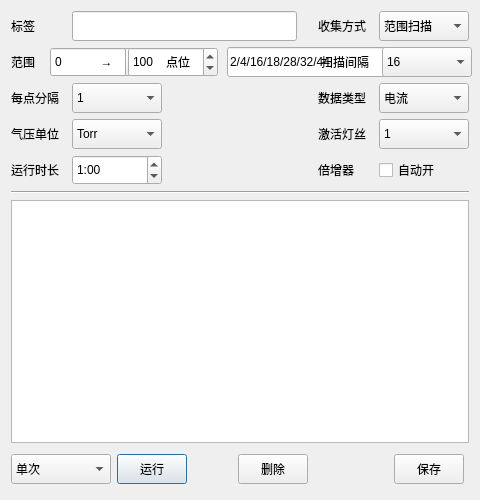
<?xml version="1.0" encoding="UTF-8"?>
<ui version="4.0">
 <class>RecipeDlg</class>
 <widget class="QDialog" name="RecipeDlg">
  <property name="geometry">
   <rect>
    <x>0</x>
    <y>0</y>
    <width>480</width>
    <height>500</height>
   </rect>
  </property>
  <property name="minimumSize">
   <size>
    <width>480</width>
    <height>500</height>
   </size>
  </property>
  <property name="maximumSize">
   <size>
    <width>16777215</width>
    <height>16777215</height>
   </size>
  </property>
  <property name="windowTitle">
   <string>Recipe</string>
  </property>
  <property name="windowIcon">
   <iconset resource="../resources/resources.qrc">
    <normaloff>:/Resource/Picture/svg/tune.svg</normaloff>:/Resource/Picture/svg/tune.svg</iconset>
  </property>
  <layout class="QGridLayout" name="gridLayout">
   <item row="0" column="0">
    <layout class="QHBoxLayout" name="horizontalLayout_16">
     <item>
      <layout class="QHBoxLayout" name="horizontalLayout_4">
       <item>
        <widget class="QLabel" name="label_4">
         <property name="minimumSize">
          <size>
           <width>55</width>
           <height>30</height>
          </size>
         </property>
         <property name="maximumSize">
          <size>
           <width>55</width>
           <height>30</height>
          </size>
         </property>
         <property name="text">
          <string>标签</string>
         </property>
        </widget>
       </item>
       <item>
        <widget class="QLineEdit" name="le_name">
         <property name="minimumSize">
          <size>
           <width>225</width>
           <height>30</height>
          </size>
         </property>
         <property name="maximumSize">
          <size>
           <width>225</width>
           <height>30</height>
          </size>
         </property>
        </widget>
       </item>
      </layout>
     </item>
     <item>
      <spacer name="horizontalSpacer_13">
       <property name="orientation">
        <enum>Qt::Horizontal</enum>
       </property>
       <property name="sizeHint" stdset="0">
        <size>
         <width>40</width>
         <height>20</height>
        </size>
       </property>
      </spacer>
     </item>
     <item>
      <layout class="QHBoxLayout" name="horizontalLayout_3">
       <item>
        <widget class="QLabel" name="label_5">
         <property name="minimumSize">
          <size>
           <width>55</width>
           <height>30</height>
          </size>
         </property>
         <property name="maximumSize">
          <size>
           <width>55</width>
           <height>30</height>
          </size>
         </property>
         <property name="text">
          <string>收集方式</string>
         </property>
        </widget>
       </item>
       <item>
        <widget class="QComboBox" name="cb_method">
         <property name="minimumSize">
          <size>
           <width>90</width>
           <height>30</height>
          </size>
         </property>
         <property name="maximumSize">
          <size>
           <width>90</width>
           <height>30</height>
          </size>
         </property>
         <property name="toolTip">
          <string>Scan method.</string>
         </property>
         <item>
          <property name="text">
           <string>范围扫描</string>
          </property>
         </item>
         <item>
          <property name="text">
           <string>点位选择</string>
          </property>
         </item>
        </widget>
       </item>
      </layout>
     </item>
    </layout>
   </item>
   <item row="1" column="0">
    <layout class="QHBoxLayout" name="horizontalLayout_11">
     <item>
      <layout class="QHBoxLayout" name="horizontalLayout_8">
       <item>
        <widget class="QLabel" name="lb_range">
         <property name="minimumSize">
          <size>
           <width>55</width>
           <height>30</height>
          </size>
         </property>
         <property name="maximumSize">
          <size>
           <width>55</width>
           <height>30</height>
          </size>
         </property>
         <property name="text">
          <string>范围</string>
         </property>
        </widget>
       </item>
       <item>
        <widget class="QSpinBox" name="sb_start">
         <property name="minimumSize">
          <size>
           <width>90</width>
           <height>30</height>
          </size>
         </property>
         <property name="maximumSize">
          <size>
           <width>90</width>
           <height>30</height>
          </size>
         </property>
         <property name="toolTip">
          <string>Mass begin.</string>
         </property>
         <property name="minimum">
          <number>0</number>
         </property>
         <property name="maximum">
          <number>199</number>
         </property>
        </widget>
       </item>
       <item>
        <widget class="QLabel" name="lb_arrow">
         <property name="minimumSize">
          <size>
           <width>35</width>
           <height>30</height>
          </size>
         </property>
         <property name="maximumSize">
          <size>
           <width>35</width>
           <height>30</height>
          </size>
         </property>
         <property name="text">
          <string>→</string>
         </property>
         <property name="alignment">
          <set>Qt::AlignCenter</set>
         </property>
        </widget>
       </item>
       <item>
        <widget class="QSpinBox" name="sb_end">
         <property name="minimumSize">
          <size>
           <width>90</width>
           <height>30</height>
          </size>
         </property>
         <property name="maximumSize">
          <size>
           <width>90</width>
           <height>30</height>
          </size>
         </property>
         <property name="toolTip">
          <string>Mass end.</string>
         </property>
         <property name="minimum">
          <number>1</number>
         </property>
         <property name="maximum">
          <number>200</number>
         </property>
         <property name="value">
          <number>100</number>
         </property>
        </widget>
       </item>
      </layout>
     </item>
     <item>
      <layout class="QHBoxLayout" name="horizontalLayout_10">
       <item>
        <widget class="QLabel" name="lb_points">
         <property name="minimumSize">
          <size>
           <width>55</width>
           <height>30</height>
          </size>
         </property>
         <property name="maximumSize">
          <size>
           <width>55</width>
           <height>30</height>
          </size>
         </property>
         <property name="text">
          <string>点位</string>
         </property>
        </widget>
       </item>
       <item>
        <widget class="QLineEdit" name="le_points">
         <property name="sizePolicy">
          <sizepolicy hsizetype="Maximum" vsizetype="Fixed">
           <horstretch>0</horstretch>
           <verstretch>0</verstretch>
          </sizepolicy>
         </property>
         <property name="minimumSize">
          <size>
           <width>225</width>
           <height>30</height>
          </size>
         </property>
         <property name="maximumSize">
          <size>
           <width>225</width>
           <height>30</height>
          </size>
         </property>
         <property name="toolTip">
          <string>Mass points.</string>
         </property>
         <property name="text">
          <string>2/4/16/18/28/32/44</string>
         </property>
        </widget>
       </item>
      </layout>
     </item>
     <item>
      <spacer name="horizontalSpacer">
       <property name="orientation">
        <enum>Qt::Horizontal</enum>
       </property>
       <property name="sizeHint" stdset="0">
        <size>
         <width>40</width>
         <height>20</height>
        </size>
       </property>
      </spacer>
     </item>
     <item>
      <layout class="QHBoxLayout" name="horizontalLayout_5">
       <item>
        <widget class="QLabel" name="label_7">
         <property name="minimumSize">
          <size>
           <width>55</width>
           <height>30</height>
          </size>
         </property>
         <property name="maximumSize">
          <size>
           <width>55</width>
           <height>30</height>
          </size>
         </property>
         <property name="text">
          <string>扫描间隔</string>
         </property>
        </widget>
       </item>
       <item>
        <widget class="QComboBox" name="cb_dwell">
         <property name="minimumSize">
          <size>
           <width>90</width>
           <height>30</height>
          </size>
         </property>
         <property name="maximumSize">
          <size>
           <width>90</width>
           <height>30</height>
          </size>
         </property>
         <property name="toolTip">
          <string>Point dwell time(ms).</string>
         </property>
         <property name="currentIndex">
          <number>2</number>
         </property>
         <item>
          <property name="text">
           <string>4</string>
          </property>
         </item>
         <item>
          <property name="text">
           <string>8</string>
          </property>
         </item>
         <item>
          <property name="text">
           <string>16</string>
          </property>
         </item>
         <item>
          <property name="text">
           <string>32</string>
          </property>
         </item>
         <item>
          <property name="text">
           <string>64</string>
          </property>
         </item>
         <item>
          <property name="text">
           <string>128</string>
          </property>
         </item>
         <item>
          <property name="text">
           <string>256</string>
          </property>
         </item>
        </widget>
       </item>
      </layout>
     </item>
    </layout>
   </item>
   <item row="2" column="0">
    <layout class="QHBoxLayout" name="horizontalLayout_15">
     <item>
      <layout class="QHBoxLayout" name="horizontalLayout_6">
       <item>
        <widget class="QLabel" name="label_11">
         <property name="minimumSize">
          <size>
           <width>55</width>
           <height>30</height>
          </size>
         </property>
         <property name="maximumSize">
          <size>
           <width>55</width>
           <height>30</height>
          </size>
         </property>
         <property name="text">
          <string>每点分隔</string>
         </property>
        </widget>
       </item>
       <item>
        <widget class="QComboBox" name="cb_ppamu">
         <property name="minimumSize">
          <size>
           <width>90</width>
           <height>30</height>
          </size>
         </property>
         <property name="maximumSize">
          <size>
           <width>90</width>
           <height>30</height>
          </size>
         </property>
         <property name="toolTip">
          <string>Points per amu.</string>
         </property>
         <property name="currentIndex">
          <number>0</number>
         </property>
         <item>
          <property name="text">
           <string>1</string>
          </property>
         </item>
         <item>
          <property name="text">
           <string>5</string>
          </property>
         </item>
         <item>
          <property name="text">
           <string>10</string>
          </property>
         </item>
        </widget>
       </item>
      </layout>
     </item>
     <item>
      <spacer name="horizontalSpacer_15">
       <property name="orientation">
        <enum>Qt::Horizontal</enum>
       </property>
       <property name="sizeHint" stdset="0">
        <size>
         <width>40</width>
         <height>20</height>
        </size>
       </property>
      </spacer>
     </item>
     <item>
      <layout class="QHBoxLayout" name="horizontalLayout_2">
       <item>
        <widget class="QLabel" name="label_6">
         <property name="minimumSize">
          <size>
           <width>55</width>
           <height>30</height>
          </size>
         </property>
         <property name="maximumSize">
          <size>
           <width>55</width>
           <height>30</height>
          </size>
         </property>
         <property name="text">
          <string>数据类型</string>
         </property>
        </widget>
       </item>
       <item>
        <widget class="QComboBox" name="cb_unitreport">
         <property name="minimumSize">
          <size>
           <width>90</width>
           <height>30</height>
          </size>
         </property>
         <property name="maximumSize">
          <size>
           <width>80</width>
           <height>30</height>
          </size>
         </property>
         <property name="toolTip">
          <string>Report unit type.</string>
         </property>
         <item>
          <property name="text">
           <string>电流</string>
          </property>
         </item>
         <item>
          <property name="text">
           <string>分压</string>
          </property>
         </item>
        </widget>
       </item>
      </layout>
     </item>
    </layout>
   </item>
   <item row="3" column="0">
    <layout class="QHBoxLayout" name="horizontalLayout_14">
     <item>
      <layout class="QHBoxLayout" name="horizontalLayout_12">
       <item>
        <widget class="QLabel" name="label_10">
         <property name="minimumSize">
          <size>
           <width>55</width>
           <height>30</height>
          </size>
         </property>
         <property name="maximumSize">
          <size>
           <width>55</width>
           <height>30</height>
          </size>
         </property>
         <property name="text">
          <string>气压单位</string>
         </property>
        </widget>
       </item>
       <item>
        <widget class="QComboBox" name="cb_unitpressure">
         <property name="minimumSize">
          <size>
           <width>90</width>
           <height>30</height>
          </size>
         </property>
         <property name="maximumSize">
          <size>
           <width>90</width>
           <height>30</height>
          </size>
         </property>
         <property name="toolTip">
          <string>Pressure unit for total pressure and partial pressure.</string>
         </property>
         <item>
          <property name="text">
           <string>Torr</string>
          </property>
         </item>
         <item>
          <property name="text">
           <string>mBar</string>
          </property>
         </item>
         <item>
          <property name="text">
           <string>Pa</string>
          </property>
         </item>
        </widget>
       </item>
      </layout>
     </item>
     <item>
      <spacer name="horizontalSpacer_14">
       <property name="orientation">
        <enum>Qt::Horizontal</enum>
       </property>
       <property name="sizeHint" stdset="0">
        <size>
         <width>40</width>
         <height>20</height>
        </size>
       </property>
      </spacer>
     </item>
     <item>
      <layout class="QHBoxLayout" name="horizontalLayout_17">
       <item>
        <widget class="QLabel" name="label_12">
         <property name="minimumSize">
          <size>
           <width>55</width>
           <height>30</height>
          </size>
         </property>
         <property name="maximumSize">
          <size>
           <width>55</width>
           <height>30</height>
          </size>
         </property>
         <property name="text">
          <string>激活灯丝</string>
         </property>
        </widget>
       </item>
       <item>
        <widget class="QComboBox" name="cb_flmt">
         <property name="minimumSize">
          <size>
           <width>90</width>
           <height>30</height>
          </size>
         </property>
         <property name="maximumSize">
          <size>
           <width>80</width>
           <height>30</height>
          </size>
         </property>
         <property name="toolTip">
          <string>Filament index for this recipe.</string>
         </property>
         <item>
          <property name="text">
           <string>1</string>
          </property>
         </item>
         <item>
          <property name="text">
           <string>2</string>
          </property>
         </item>
        </widget>
       </item>
      </layout>
     </item>
    </layout>
   </item>
   <item row="4" column="0">
    <layout class="QHBoxLayout" name="horizontalLayout_13">
     <item>
      <layout class="QHBoxLayout" name="horizontalLayout_7">
       <item>
        <widget class="QLabel" name="label_9">
         <property name="minimumSize">
          <size>
           <width>55</width>
           <height>30</height>
          </size>
         </property>
         <property name="maximumSize">
          <size>
           <width>55</width>
           <height>30</height>
          </size>
         </property>
         <property name="text">
          <string>运行时长</string>
         </property>
        </widget>
       </item>
       <item>
        <widget class="QTimeEdit" name="te_time">
         <property name="minimumSize">
          <size>
           <width>90</width>
           <height>30</height>
          </size>
         </property>
         <property name="maximumSize">
          <size>
           <width>90</width>
           <height>30</height>
          </size>
         </property>
         <property name="toolTip">
          <string>Recipe run time.</string>
         </property>
         <property name="maximumTime">
          <time>
           <hour>23</hour>
           <minute>59</minute>
           <second>59</second>
          </time>
         </property>
         <property name="minimumTime">
          <time>
           <hour>0</hour>
           <minute>0</minute>
           <second>0</second>
          </time>
         </property>
         <property name="displayFormat">
          <string>H:mm</string>
         </property>
         <property name="timeSpec">
          <enum>Qt::LocalTime</enum>
         </property>
         <property name="time">
          <time>
           <hour>1</hour>
           <minute>0</minute>
           <second>0</second>
          </time>
         </property>
        </widget>
       </item>
      </layout>
     </item>
     <item>
      <spacer name="horizontalSpacer_12">
       <property name="orientation">
        <enum>Qt::Horizontal</enum>
       </property>
       <property name="sizeHint" stdset="0">
        <size>
         <width>40</width>
         <height>20</height>
        </size>
       </property>
      </spacer>
     </item>
     <item>
      <layout class="QHBoxLayout" name="horizontalLayout">
       <item>
        <widget class="QLabel" name="label_8">
         <property name="minimumSize">
          <size>
           <width>55</width>
           <height>30</height>
          </size>
         </property>
         <property name="maximumSize">
          <size>
           <width>55</width>
           <height>30</height>
          </size>
         </property>
         <property name="text">
          <string>倍增器</string>
         </property>
        </widget>
       </item>
       <item>
        <widget class="QCheckBox" name="cb_emauto">
         <property name="minimumSize">
          <size>
           <width>90</width>
           <height>30</height>
          </size>
         </property>
         <property name="maximumSize">
          <size>
           <width>90</width>
           <height>30</height>
          </size>
         </property>
         <property name="toolTip">
          <string>EM operation method.</string>
         </property>
         <property name="text">
          <string>自动开</string>
         </property>
        </widget>
       </item>
      </layout>
     </item>
    </layout>
   </item>
   <item row="5" column="0">
    <widget class="Line" name="line">
     <property name="minimumSize">
      <size>
       <width>10</width>
       <height>0</height>
      </size>
     </property>
     <property name="orientation">
      <enum>Qt::Horizontal</enum>
     </property>
    </widget>
   </item>
   <item row="6" column="0">
    <widget class="QTableWidget" name="tbl_recipe"/>
   </item>
   <item row="7" column="0">
    <layout class="QHBoxLayout" name="horizontalLayout_9">
     <property name="topMargin">
      <number>5</number>
     </property>
     <property name="rightMargin">
      <number>5</number>
     </property>
     <property name="bottomMargin">
      <number>5</number>
     </property>
     <item>
      <layout class="QHBoxLayout" name="horizontalLayout_18">
       <item>
        <widget class="QComboBox" name="cb_run">
         <property name="minimumSize">
          <size>
           <width>100</width>
           <height>30</height>
          </size>
         </property>
         <property name="maximumSize">
          <size>
           <width>100</width>
           <height>30</height>
          </size>
         </property>
         <property name="toolTip">
          <string>Run method.</string>
         </property>
         <item>
          <property name="text">
           <string>单次</string>
          </property>
         </item>
         <item>
          <property name="text">
           <string>连续</string>
          </property>
         </item>
        </widget>
       </item>
      </layout>
     </item>
     <item>
      <widget class="QPushButton" name="btn_run">
       <property name="minimumSize">
        <size>
         <width>70</width>
         <height>30</height>
        </size>
       </property>
       <property name="maximumSize">
        <size>
         <width>70</width>
         <height>30</height>
        </size>
       </property>
       <property name="text">
        <string>运行</string>
       </property>
      </widget>
     </item>
     <item>
      <spacer name="horizontalSpacer_5">
       <property name="orientation">
        <enum>Qt::Horizontal</enum>
       </property>
       <property name="sizeType">
        <enum>QSizePolicy::Expanding</enum>
       </property>
       <property name="sizeHint" stdset="0">
        <size>
         <width>40</width>
         <height>20</height>
        </size>
       </property>
      </spacer>
     </item>
     <item>
      <widget class="QPushButton" name="btn_del">
       <property name="minimumSize">
        <size>
         <width>70</width>
         <height>30</height>
        </size>
       </property>
       <property name="maximumSize">
        <size>
         <width>70</width>
         <height>30</height>
        </size>
       </property>
       <property name="text">
        <string>删除</string>
       </property>
      </widget>
     </item>
     <item>
      <spacer name="horizontalSpacer_8">
       <property name="orientation">
        <enum>Qt::Horizontal</enum>
       </property>
       <property name="sizeType">
        <enum>QSizePolicy::Fixed</enum>
       </property>
       <property name="sizeHint" stdset="0">
        <size>
         <width>80</width>
         <height>20</height>
        </size>
       </property>
      </spacer>
     </item>
     <item>
      <widget class="QPushButton" name="btn_save">
       <property name="minimumSize">
        <size>
         <width>70</width>
         <height>30</height>
        </size>
       </property>
       <property name="maximumSize">
        <size>
         <width>70</width>
         <height>30</height>
        </size>
       </property>
       <property name="text">
        <string>保存</string>
       </property>
      </widget>
     </item>
    </layout>
   </item>
  </layout>
 </widget>
 <resources>
  <include location="../resources/resources.qrc"/>
 </resources>
 <connections/>
</ui>
